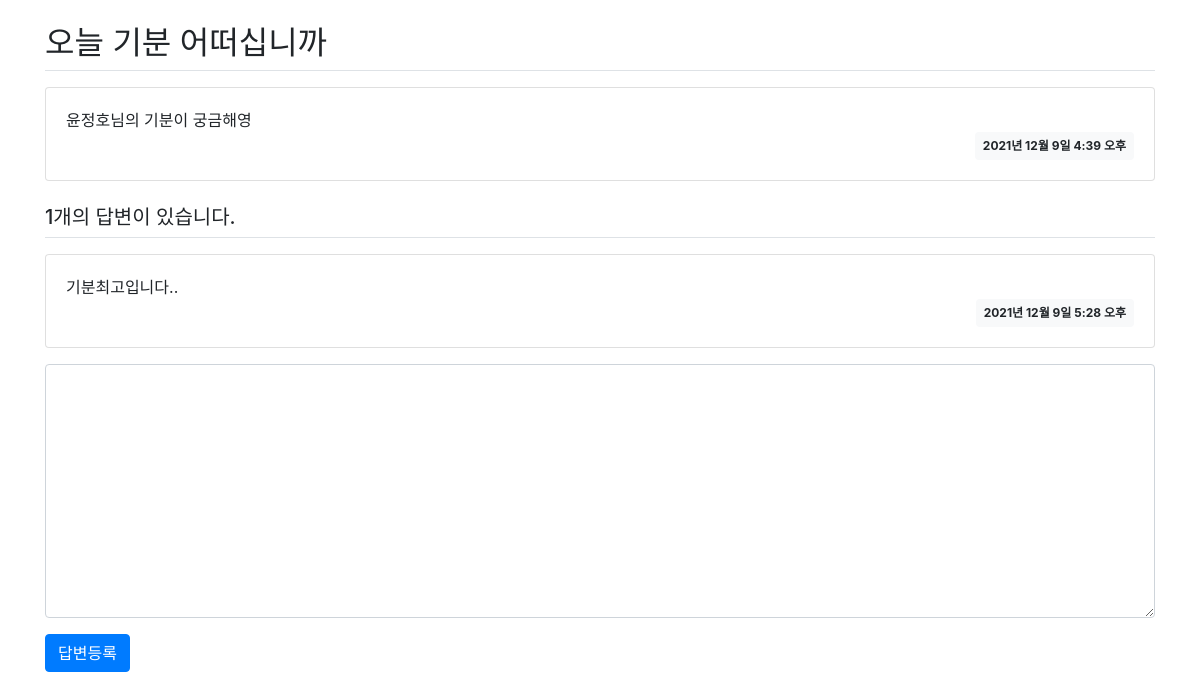
The app's page /community/1/, older data.
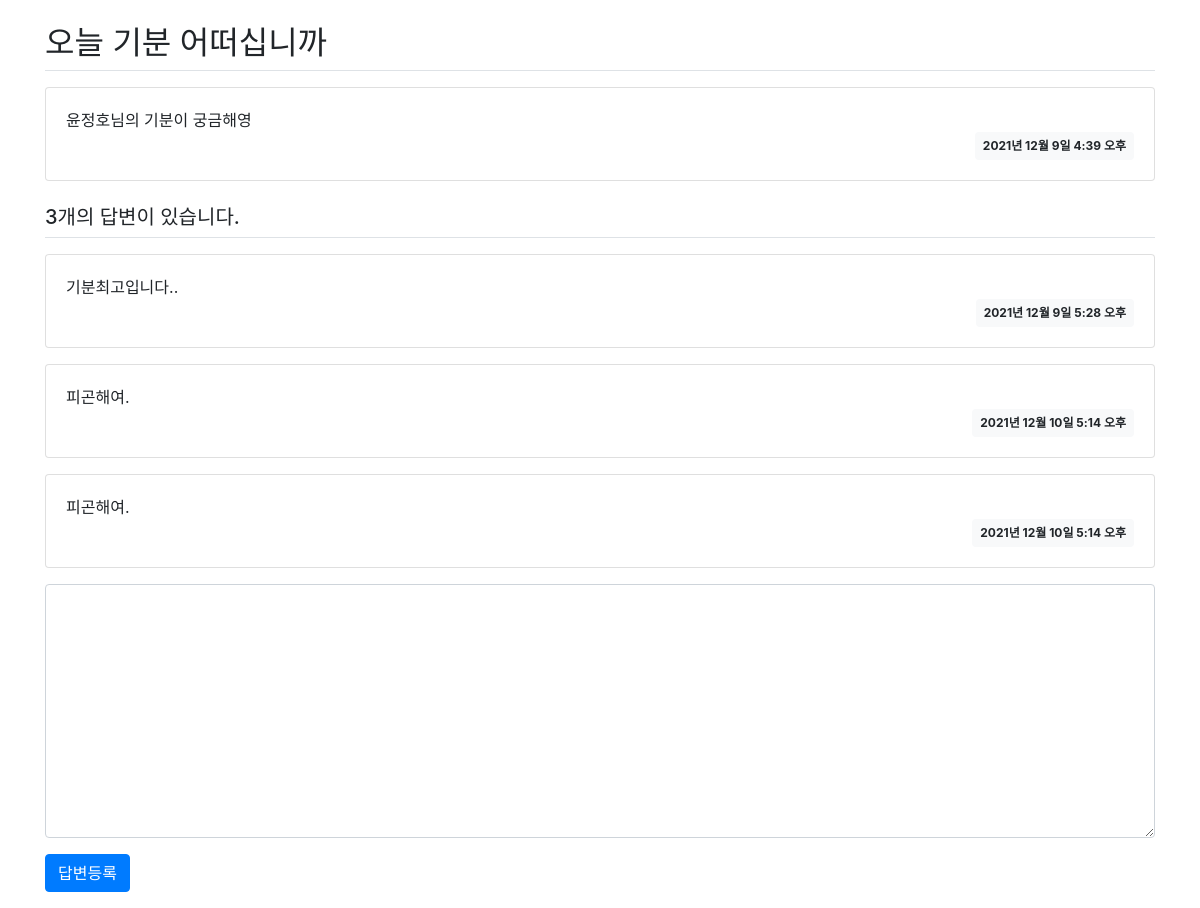
The same page, newer data.
### community/models.py (models this page shows, shortened)
class Question(models.Model):
    subject = models.CharField(max_length=200)
    content = models.TextField()
    create_date = models.DateTimeField()

class Answer(models.Model):
    question = models.ForeignKey(Question, on_delete=models.CASCADE)
    content = models.TextField()
    create_date = models.DateTimeField()

### community/views.py (the view)
# urls.py: path('<int:question_id>/', views.detail, name='detail'),
def detail(request, question_id):
    question = Question.objects.get(id=question_id)
    context = {'question': question}
    return render(request, 'community/question_detail.html', context)

### templates/community/question_detail.html (shortened to what this page needs)
{% extends 'base.html' %}
{% block content %}
<div class="container my-3">
    <h2 class="border-bottom py-2">{{ question.subject }}</h2>
    <div class="card my-3">
        <div class="card-body">
            <div class="card-text" style="white-space: pre-line;">{{ question.content }}</div>
            <div class="d-flex justify-content-end">
                <div class="badge badge-light p-2">
                    {{ question.create_date }}
                </div>
            </div>
        </div>
    </div>
    <h5 class="border-bottom my-3 py-2">{{question.answer_set.count}}개의 답변이 있습니다.</h5>
    {% for answer in question.answer_set.all %}
    <div class="card my-3">
        <div class="card-body">
            <div class="card-text" style="white-space: pre-line;">{{ answer.content }}</div>
            <div class="d-flex justify-content-end">
                <div class="badge badge-light p-2">
                    {{ answer.create_date }}
                </div>
            </div>
        </div>
    </div>
    {% endfor %}
    <form action="{% url 'community:answer_create' question.id %}" method="post" class="my-3">
        <div class="form-group">
            <textarea name="content" id="content" class="form-control" rows="10"></textarea>
        </div>
        <input type="submit" value="답변등록" class="btn btn-primary">
    </form>
</div>
{% endblock %}

### templates/base.html (shortened to what this page needs)
{% load static %}
<!doctype html>
<html lang="ko">
<head>
    <link rel="stylesheet" type="text/css" href="{% static 'bootstrap.min.css' %}">
    <link rel="stylesheet" type="text/css" href="{% static 'style.css' %}">
</head>
<body>
{% block content %}
{% endblock %}
</body>
</html>

Row changes from the older to the newer data that the page shows:
computed for Question "오늘 기분 어떠십니까": answer_set.count "1" → "3"
added Answer: content "피곤해여.", create_date "2021년 12월 10일 5:14 오후"
added Answer: content "피곤해여.", create_date "2021년 12월 10일 5:14 오후"
